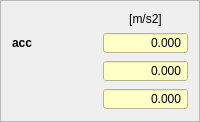
               <widget class="QFrame" name="frame_35">
                <property name="frameShape">
                 <enum>QFrame::StyledPanel</enum>
                </property>
                <property name="frameShadow">
                 <enum>QFrame::Raised</enum>
                </property>
                <layout class="QGridLayout" name="gridLayout_27">
                 <item row="0" column="1">
                  <widget class="QLabel" name="label_52">
                   <property name="autoFillBackground">
                    <bool>false</bool>
                   </property>
                   <property name="frameShape">
                    <enum>QFrame::NoFrame</enum>
                   </property>
                   <property name="frameShadow">
                    <enum>QFrame::Sunken</enum>
                   </property>
                   <property name="text">
                    <string>[m/s2]</string>
                   </property>
                   <property name="alignment">
                    <set>Qt::AlignCenter</set>
                   </property>
                  </widget>
                 </item>
                 <item row="1" column="0">
                  <widget class="QLabel" name="label">
                   <property name="font">
                    <font>
                     <weight>75</weight>
                     <bold>true</bold>
                    </font>
                   </property>
                   <property name="autoFillBackground">
                    <bool>false</bool>
                   </property>
                   <property name="frameShape">
                    <enum>QFrame::NoFrame</enum>
                   </property>
                   <property name="frameShadow">
                    <enum>QFrame::Sunken</enum>
                   </property>
                   <property name="text">
                    <string>&lt;html&gt;&lt;head/&gt;&lt;body&gt;&lt;p&gt;&lt;span style=&quot; font-weight:600;&quot;&gt;acc&lt;/span&gt;&lt;/p&gt;&lt;/body&gt;&lt;/html&gt;</string>
                   </property>
                   <property name="alignment">
                    <set>Qt::AlignLeading|Qt::AlignLeft|Qt::AlignVCenter</set>
                   </property>
                  </widget>
                 </item>
                 <item row="1" column="1">
                  <widget class="QDoubleSpinBox" name="val_acc">
                   <property name="toolTip">
                    <string>&lt;html&gt;&lt;head/&gt;&lt;body&gt;&lt;p&gt;Acceleration along Y axis&lt;/p&gt;&lt;/body&gt;&lt;/html&gt;</string>
                   </property>
                   <property name="styleSheet">
                    <string notr="true">background-color: rgb(255, 255, 200);</string>
                   </property>
                   <property name="alignment">
                    <set>Qt::AlignRight|Qt::AlignTrailing|Qt::AlignVCenter</set>
                   </property>
                   <property name="readOnly">
                    <bool>true</bool>
                   </property>
                   <property name="buttonSymbols">
                    <enum>QAbstractSpinBox::NoButtons</enum>
                   </property>
                   <property name="specialValueText">
                    <string notr="true"/>
                   </property>
                   <property name="decimals">
                    <number>3</number>
                   </property>
                   <property name="minimum">
                    <double>-1000000.000000000000000</double>
                   </property>
                   <property name="maximum">
                    <double>1000000.000000000000000</double>
                   </property>
                  </widget>
                 </item>
                 <item row="2" column="1">
                  <widget class="QDoubleSpinBox" name="val_acc_2">
                   <property name="toolTip">
                    <string>&lt;html&gt;&lt;head/&gt;&lt;body&gt;&lt;p&gt;Acceleration along Y axis&lt;/p&gt;&lt;/body&gt;&lt;/html&gt;</string>
                   </property>
                   <property name="styleSheet">
                    <string notr="true">background-color: rgb(255, 255, 200);</string>
                   </property>
                   <property name="alignment">
                    <set>Qt::AlignRight|Qt::AlignTrailing|Qt::AlignVCenter</set>
                   </property>
                   <property name="readOnly">
                    <bool>true</bool>
                   </property>
                   <property name="buttonSymbols">
                    <enum>QAbstractSpinBox::NoButtons</enum>
                   </property>
                   <property name="specialValueText">
                    <string notr="true"/>
                   </property>
                   <property name="decimals">
                    <number>3</number>
                   </property>
                   <property name="minimum">
                    <double>-1000000.000000000000000</double>
                   </property>
                   <property name="maximum">
                    <double>1000000.000000000000000</double>
                   </property>
                  </widget>
                 </item>
                 <item row="3" column="1">
                  <widget class="QDoubleSpinBox" name="val_acc_3">
                   <property name="toolTip">
                    <string>&lt;html&gt;&lt;head/&gt;&lt;body&gt;&lt;p&gt;Acceleration along Z axis - positive is up&lt;/p&gt;&lt;/body&gt;&lt;/html&gt;</string>
                   </property>
                   <property name="styleSheet">
                    <string notr="true">background-color: rgb(255, 255, 200);</string>
                   </property>
                   <property name="alignment">
                    <set>Qt::AlignRight|Qt::AlignTrailing|Qt::AlignVCenter</set>
                   </property>
                   <property name="readOnly">
                    <bool>true</bool>
                   </property>
                   <property name="buttonSymbols">
                    <enum>QAbstractSpinBox::NoButtons</enum>
                   </property>
                   <property name="specialValueText">
                    <string notr="true"/>
                   </property>
                   <property name="decimals">
                    <number>3</number>
                   </property>
                   <property name="minimum">
                    <double>-1000000.000000000000000</double>
                   </property>
                   <property name="maximum">
                    <double>1000000.000000000000000</double>
                   </property>
                  </widget>
                 </item>
                </layout>
               </widget>
